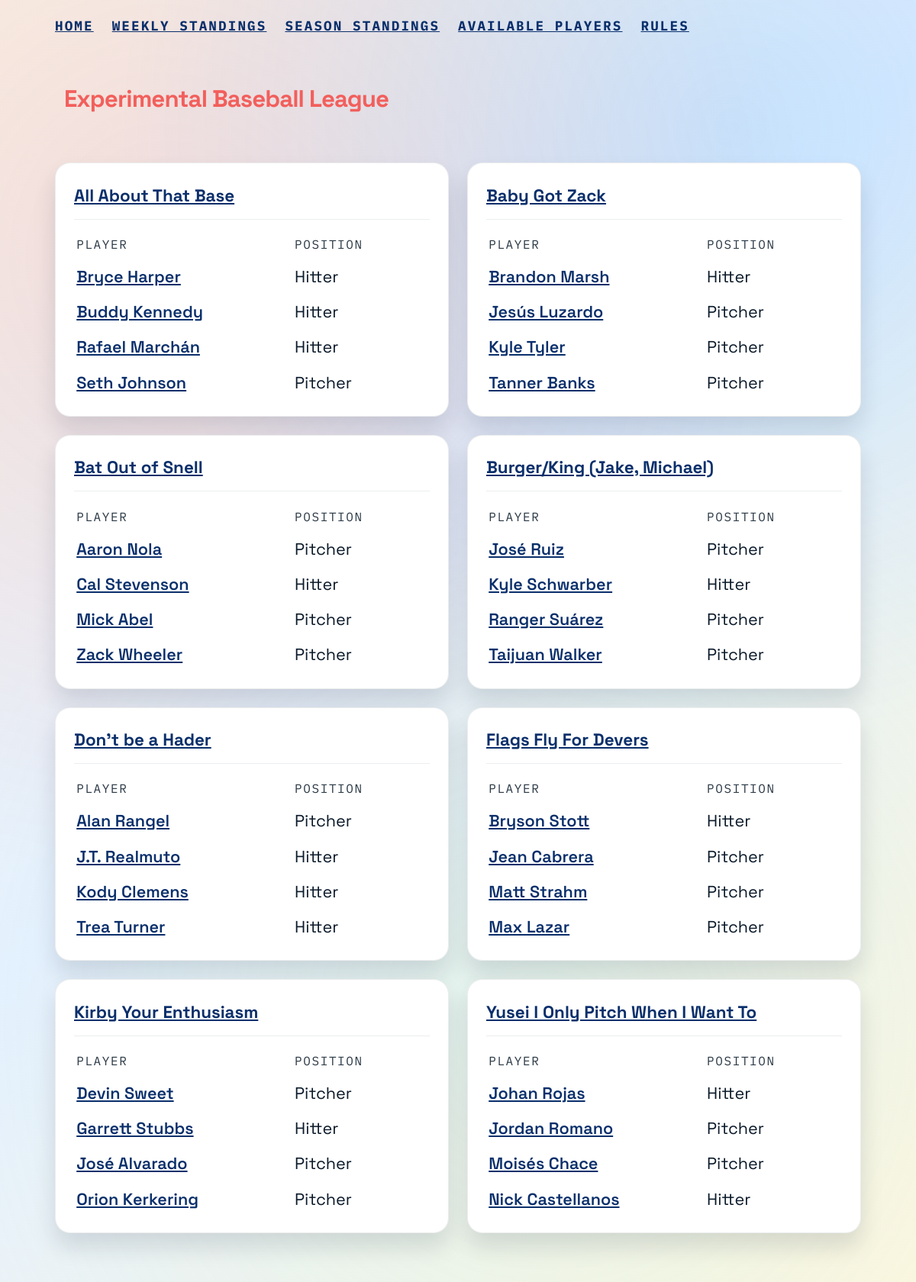
The page / on the database its author committed.
### tables this page shows
CREATE TABLE players (
        id INTEGER PRIMARY KEY AUTOINCREMENT,

        -- MLB identifiers
        mlb_id INTEGER UNIQUE NOT NULL,

        -- Names
        name TEXT NOT NULL,
        first_name TEXT,
        last_name TEXT,
        name_slug TEXT,

        -- Baseball info
        position_code TEXT,
        position_name TEXT,
        position_type TEXT,
        bat_side TEXT,
        throw_side TEXT,

        -- Roster / uniform
        jersey_number INTEGER,
        status TEXT,                -- Active, Injured List, etc.

        -- Biographical
        birth_date DATE,
        birth_city TEXT,
        birth_state TEXT,
        birth_country TEXT,
        height TEXT,                -- e.g. 6'2"
        weight INTEGER,

        -- Metadata
        is_active INTEGER DEFAULT 1,
        last_updated DATETIME DEFAULT CURRENT_TIMESTAMP
    );

CREATE TABLE teams (
        id INTEGER PRIMARY KEY AUTOINCREMENT,
        league_id INTEGER NOT NULL,
        user_id INTEGER NOT NULL,
        name TEXT NOT NULL,
        FOREIGN KEY (league_id) REFERENCES leagues(id),
        FOREIGN KEY (user_id) REFERENCES users(id)
    );

### app.py (the view)
@app.route("/")
def roster_view():
    teams, total_players = load_roster()
    return render_template(
        "roster.html",
        teams=teams,
        total_players=total_players,
        team_count=len(teams),
    )

### templates/roster.html (shortened to what this page needs)
<!doctype html>
<html lang="en">
  <head>
    <link rel="stylesheet" href="{{ url_for('static', filename='styles.css') }}" />
  </head>
  <body>
    <div class="backdrop"></div>
    <nav class="top-nav">
      <a href="/">Home</a>
      <a href="/week">Weekly Standings</a>
      <a href="/season">Season Standings</a>
      <a href="/available">Available Players</a>
      <a href="https://www.robertbryan.net/ebl.html" target="_blank" rel="noopener">Rules</a>
    </nav>
    <header class="hero">
      <div class="hero-content">
        <h1 class="league-title league-title--home">Experimental Baseball League</h1>
      </div>
    </header>
    <main class="roster">
      {% for team in teams %}
      <section class="team-card">
        <header class="team-header">
          <div>
            <h2>
              <a href="/team?team_id={{ team.id }}">{{ team.name }}</a>
            </h2>
          </div>
        </header>
        <div class="player-table">
          <div class="player-row header">
            <span>Player</span>
            <span>Position</span>
          </div>
          {% for player in team.players %}
          <div class="player-row" style="--i: {{ loop.index0 }}">
            <span class="player-name">
              <a href="/player?player_id={{ player.player_id }}">{{ player.name }}</a>
            </span>
            <span>{{ player.display_position }}</span>
          </div>
          {% endfor %}
        </div>
      </section>
      {% endfor %}
    </main>
  </body>
</html>

### static/styles.css (style rules this page uses)
:root { --ink: #0b1a2a; --ink-soft: #2c3a47; --paper: #f8f3ea; --accent: #f25f5c; --accent-dark: #d94b4a; --sky: #d4f0ff; --mint: #b7f0d4; --panel: #ffffff; --shadow: rgba(10, 20, 40, 0.12); }
* { box-sizing: border-box; }
body { margin: 0; font-family: "Space Grotesk", sans-serif; color: var(--ink); background: linear-gradient(135deg, #f8f3ea 0%, #e5f1ff 45%, #fef7e0 100%); min-height: 100vh; font-size: 20px; }
a { color: #0a2f6b; text-decoration: underline; }
.top-nav { display: flex; gap: 1.5rem; padding: 1.4rem 6vw 0; font-family: "IBM Plex Mono", monospace; font-size: 1.1rem; font-weight: 700; text-transform: uppercase; letter-spacing: 0.12em; }
.top-nav a { color: #0a2f6b; text-decoration: underline; }
.backdrop { position: fixed; inset: 0; background: radial-gradient(circle at 20% 20%, rgba(242, 95, 92, 0.15), transparent 50%), radial-gradient(circle at 80% 10%, rgba(54, 159, 255, 0.18), transparent 45%), radial-gradient(circle at 60% 80%, rgba(183, 240, 212, 0.2), transparent 55%); z-index: -1; }
.hero { display: grid; grid-template-columns: minmax(280px, 1fr); gap: 2rem; padding: 4rem 7vw 2rem; align-items: center; }
.league-title { font-size: clamp(4rem, 8vw, 7rem); margin: 0 0 1rem; letter-spacing: -0.03em; color: var(--accent); }
.league-title--home { font-size: clamp(1.8rem, 2.6vw, 2.6rem); }
.roster { padding: 1rem 6vw 4rem; display: grid; grid-template-columns: repeat(4, minmax(220px, 1fr)); gap: 1.5rem; }
.team-card { background: var(--panel); border-radius: 20px; padding: 1.5rem; box-shadow: 0 18px 30px var(--shadow); border: 1px solid rgba(15, 26, 44, 0.08); animation: lift 0.6s ease both; }
.team-header { display: flex; justify-content: space-between; align-items: baseline; gap: 1rem; border-bottom: 1px solid rgba(15, 26, 44, 0.08); padding-bottom: 1rem; margin-bottom: 1rem; }
.team-header h2 { margin: 0.2rem 0 0; font-size: 1.4rem; }
.player-table { display: grid; gap: 0.4rem; }
.player-row { display: grid; grid-template-columns: 1.6fr 1fr; gap: 0.5rem; font-size: 1.35rem; padding: 0.4rem 0.2rem; border-radius: 8px; animation: fadeIn 0.5s ease both; animation-delay: calc(var(--i) * 35ms); }
.player-row.header { font-family: "IBM Plex Mono", monospace; font-size: 1rem; text-transform: uppercase; letter-spacing: 0.1em; color: var(--ink-soft); animation: none; }
.player-name { font-weight: 600; }
.player-row span:nth-child(2) { white-space: nowrap; }
@media (max-width: 1200px) { .roster { grid-template-columns: repeat(2, minmax(240px, 1fr)); } }

### rows shown on the page
players: name "All About That Base", name "Bryce Harper", display_position "Hitter"
players: name "Buddy Kennedy", display_position "Hitter"
players: name "Rafael Marchán", display_position "Hitter"
players: name "Seth Johnson", display_position "Pitcher"
players: name "Baby Got Zack", name "Brandon Marsh", display_position "Hitter"
players: name "Jesús Luzardo", display_position "Pitcher"
players: name "Kyle Tyler", display_position "Pitcher"
players: name "Tanner Banks", display_position "Pitcher"
players: name "Bat Out of Snell", name "Aaron Nola", display_position "Pitcher"
players: name "Cal Stevenson", display_position "Hitter"
players: name "Mick Abel", display_position "Pitcher"
players: name "Zack Wheeler", display_position "Pitcher"
players: name "Burger/King (Jake, Michael)", name "José Ruiz", display_position "Pitcher"
players: name "Kyle Schwarber", display_position "Hitter"
players: name "Ranger Suárez", display_position "Pitcher"
players: name "Taijuan Walker", display_position "Pitcher"
players: name "Don’t be a Hader", name "Alan Rangel", display_position "Pitcher"
players: name "J.T. Realmuto", display_position "Hitter"
players: name "Kody Clemens", display_position "Hitter"
players: name "Trea Turner", display_position "Hitter"
players: name "Flags Fly For Devers", name "Bryson Stott", display_position "Hitter"
players: name "Jean Cabrera", display_position "Pitcher"
players: name "Matt Strahm", display_position "Pitcher"
players: name "Max Lazar", display_position "Pitcher"
players: name "Kirby Your Enthusiasm", name "Devin Sweet", display_position "Pitcher"
players: name "Garrett Stubbs", display_position "Hitter"
players: name "José Alvarado", display_position "Pitcher"
players: name "Orion Kerkering", display_position "Pitcher"
players: name "Yusei I Only Pitch When I Want To", name "Johan Rojas", display_position "Hitter"
players: name "Jordan Romano", display_position "Pitcher"
players: name "Moisés Chace", display_position "Pitcher"
players: name "Nick Castellanos", display_position "Hitter"
